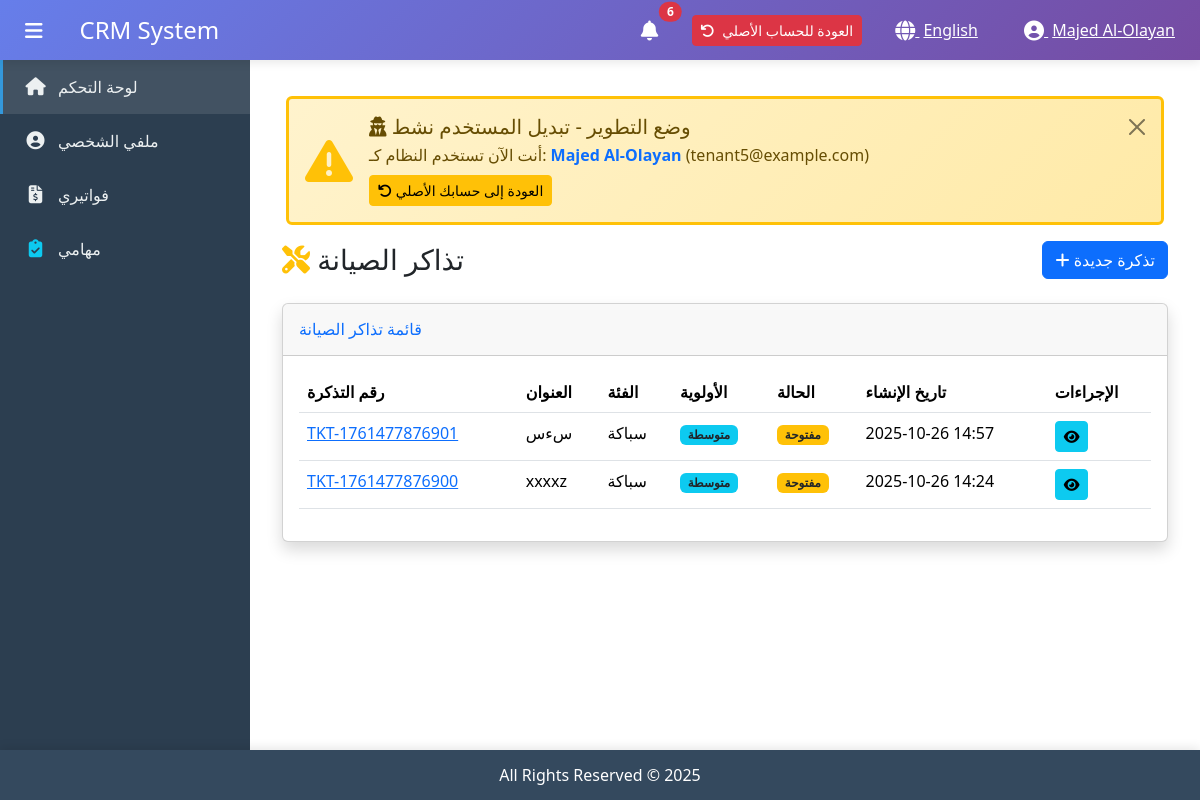
Before: /en/tenant/tickets/ (signed in) with the older database file.
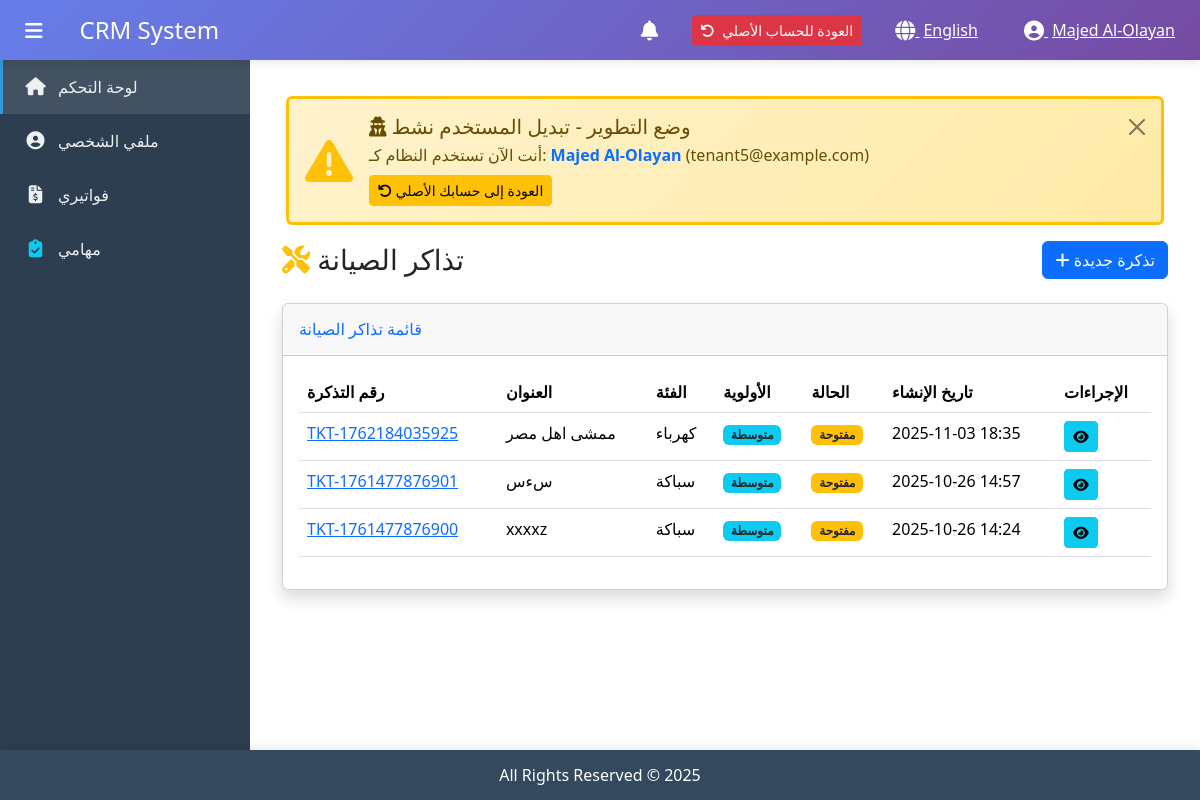
After: the same page with the newer database file.
### apps/maintenance/models.py (models this page shows, shortened)
class Ticket(models.Model):
    PRIORITY_CHOICES = [
        ('low', _('منخفضة')),
        ('medium', _('متوسطة')),
        ('high', _('عالية')),
        ('urgent', _('عاجلة')),
    ]
    STATUS_CHOICES = [
        ('open', _('مفتوحة')),
        ('in_progress', _('قيد التنفيذ')),
        ('pending', _('معلقة')),
        ('resolved', _('محلولة')),
        ('closed', _('مغلقة')),
    ]
    CATEGORY_CHOICES = [
        ('electrical', _('كهرباء')),
        ('plumbing', _('سباكة')),
        ('hvac', _('تكييف')),
        ('carpentry', _('نجارة')),
        ('painting', _('دهان')),
        ('cleaning', _('نظافة')),
        ('other', _('أخرى')),
    ]
    ticket_number = models.CharField(
        max_length=50,
        unique=True,
        verbose_name=_('رقم التذكرة')
    )
    title = models.CharField(
        max_length=200,
        verbose_name=_('العنوان')
    )
    description = models.TextField(
        verbose_name=_('الوصف')
    )
    category = models.CharField(
        max_length=20,
        choices=CATEGORY_CHOICES,
        verbose_name=_('الفئة')
    )
    priority = models.CharField(
        max_length=10,
        choices=PRIORITY_CHOICES,
        default='medium',
        verbose_name=_('الأولوية')
    )
    status = models.CharField(
        max_length=20,
        choices=STATUS_CHOICES,
        default='open',
        verbose_name=_('الحالة')
    )
    created_by = models.ForeignKey(
        settings.AUTH_USER_MODEL,
        on_delete=models.SET_NULL,
        null=True,
        related_name='created_tickets',
        verbose_name=_('أنشئ بواسطة')
    )
    assigned_to = models.ForeignKey(
        settings.AUTH_USER_MODEL,
        on_delete=models.SET_NULL,
        null=True,
        blank=True,
        related_name='assigned_tickets',
        verbose_name=_('مسند إلى')
    )
    unit_number = models.CharField(
        max_length=50,
        blank=True,
        null=True,
        verbose_name=_('رقم الوحدة')
    )
    floor_number = models.CharField(
        max_length=10,
        blank=True,
        null=True,
        verbose_name=_('رقم الطابق')
    )
    building_name = models.CharField(
        max_length=100,
        blank=True,
        null=True,
        verbose_name=_('اسم المبنى')
    )
    due_date = models.DateField(
        blank=True,
        null=True,
        verbose_name=_('تاريخ الاستحقاق')
    )
    resolved_at = models.DateTimeField(
        blank=True,
        null=True,
        verbose_name=_('تاريخ الحل')
    )
    closed_at = models.DateTimeField(
        blank=True,
        null=True,
        verbose_name=_('تاريخ الإغلاق')
    )
    resolution_notes = models.TextField(
        blank=True,
        null=True,
        verbose_name=_('ملاحظات الحل')
    )
    created_at = models.DateTimeField(
        auto_now_add=True,
        verbose_name=_('تاريخ الإنشاء')
    )
    updated_at = models.DateTimeField(
        auto_now=True,
        verbose_name=_('تاريخ التحديث')
    )
    class Meta:
        verbose_name = 'تذكرة الصيانة'
        verbose_name_plural = 'تذاكر الصيانة'
        db_table = 'maintenance_ticket'
        ordering = ['-created_at']
        indexes = [
            models.Index(fields=['ticket_number']),
            models.Index(fields=['status']),
            models.Index(fields=['priority']),
        ]

### apps/accounts/views.py (the view)
# urls.py: path('tickets/', views.tenant_tickets, name='tenant_tickets'),
@login_required
def tenant_tickets(request):
    try:
        tenant_profile = request.user.tenant_profile
    except:
        messages.error(request, _('ليس لديك صلاحية الوصول لهذه الصفحة'))
        return redirect('core:dashboard')
    tickets = Ticket.objects.filter(created_by=request.user).order_by('-created_at')
    status = request.GET.get('status')
    priority = request.GET.get('priority')
    if status:
        tickets = tickets.filter(status=status)
    if priority:
        tickets = tickets.filter(priority=priority)
    context = {
        'tenant_profile': tenant_profile,
        'tickets': tickets,
    }
    return render(request, 'tenants/tenant_tickets.html', context)

### apps/accounts/context_processors.py (called while the page is built, shortened)
def user_permissions(request):
    if not request.user.is_authenticated:
        return {
            'user_modules': [],
            'user_permissions_dict': {},
        }
    permissions = DepartmentPermission.objects.filter(
        user=request.user,
        is_active=True
    ).select_related('user')
    user_modules = []
    user_permissions_dict = {}
    for perm in permissions:
        user_modules.append(perm.module)
        user_permissions_dict[perm.module] = perm.permissions
    return {
        'user_modules': user_modules,
        'user_permissions_dict': user_permissions_dict,
    }

### apps/accounts/models.py (called while the page is built)
    def get_full_name(self):
        full_name = f"{self.first_name} {self.last_name}".strip()
        return full_name if full_name else self.username

### apps/core/context_processors.py (called while the page is built, shortened)
def system_settings(request):
    settings = SystemSettings.load()
    return {
        'settings': settings,
        'CURRENCY': settings.currency,
        'CURRENCY_SYMBOL': settings.currency_symbol,
        'DATE_FORMAT': settings.date_format,
    }

def switch_user_context(request):
    return {
        'tenant_users': [],
        'department_managers': [],
        'staff_users': [],
    }

### templates/tenants/tenant_tickets.html (shortened to what this page needs)
{% extends 'base.html' %}
{% load static %}
{% load i18n %}
{% block content %}
<div class="container-fluid">
    <div class="d-sm-flex align-items-center justify-content-between mb-4">
        <h1 class="h3 mb-0 text-gray-800">
            <i class="fas fa-tools text-warning"></i>
            {% trans "تذاكر الصيانة" %}
        </h1>
        <a href="{% url 'accounts:tenant_ticket_create' %}" class="btn btn-primary">
            <i class="fas fa-plus"></i>
            {% trans "تذكرة جديدة" %}
        </a>
    </div>
    <div class="card shadow mb-4">
        <div class="card-header py-3">
            <h6 class="m-0 font-weight-bold text-primary">
                {% trans "قائمة تذاكر الصيانة" %}
            </h6>
        </div>
        <div class="card-body">
            {% if tickets %}
            <div class="table-responsive">
                <table class="table table-hover">
                    <thead>
                        <tr>
                            <th>{% trans "رقم التذكرة" %}</th>
                            <th>{% trans "العنوان" %}</th>
                            <th>{% trans "الفئة" %}</th>
                            <th>{% trans "الأولوية" %}</th>
                            <th>{% trans "الحالة" %}</th>
                            <th>{% trans "تاريخ الإنشاء" %}</th>
                            <th>{% trans "الإجراءات" %}</th>
                        </tr>
                    </thead>
                    <tbody>
                        {% for ticket in tickets %}
                        <tr>
                            <td>
                                <a href="{% url 'accounts:tenant_ticket_detail' ticket.pk %}">
                                    {{ ticket.ticket_number }}
                                </a>
                            </td>
                            <td>{{ ticket.title|truncatewords:5 }}</td>
                            <td>{{ ticket.get_category_display }}</td>
                            <td>
                                <span class="badge
                                    {% if ticket.priority == 'urgent' %}bg-danger text-white
                                    {% elif ticket.priority == 'high' %}bg-warning text-dark
                                    {% elif ticket.priority == 'medium' %}bg-info text-dark
                                    {% else %}bg-secondary text-white
                                    {% endif %}">
                                    {{ ticket.get_priority_display }}
                                </span>
                            </td>
                            <td>
                                <span class="badge
                                    {% if ticket.status == 'closed' %}bg-success text-white
                                    {% elif ticket.status == 'in_progress' %}bg-info text-dark
                                    {% elif ticket.status == 'open' %}bg-warning text-dark
                                    {% else %}bg-secondary text-white
                                    {% endif %}">
                                    {{ ticket.get_status_display }}
                                </span>
                            </td>
                            <td>{{ ticket.created_at|date:"Y-m-d H:i" }}</td>
                            <td>
                                <a href="{% url 'accounts:tenant_ticket_detail' ticket.pk %}"
                                   class="btn btn-sm btn-info" title="{% trans 'عرض' %}">
                                    <i class="fas fa-eye"></i>
                                </a>
                            </td>
                        </tr>
                        {% endfor %}
                    </tbody>
                </table>
            </div>
            {% endif %}
        </div>
    </div>
</div>
{% endblock %}

### templates/base.html (shortened to what the changed rows need)
{% load static %}
{% load i18n %}
<!DOCTYPE html>
<html lang="{{ LANGUAGE_CODE }}" dir="{% if LANGUAGE_CODE == 'ar' %}rtl{% else %}ltr{% endif %}">
<head>
    {% if LANGUAGE_CODE == 'ar' %}
        <link href="https://cdn.jsdelivr.net/npm/bootstrap@5.3.2/dist/css/bootstrap.rtl.min.css" rel="stylesheet">
    {% else %}
        <link href="https://cdn.jsdelivr.net/npm/bootstrap@5.3.2/dist/css/bootstrap.min.css" rel="stylesheet">
    {% endif %}
    <link rel="stylesheet" href="https://cdnjs.cloudflare.com/ajax/libs/font-awesome/6.5.1/css/all.min.css">
</head>
<body>
    <header class="main-header">
        <div class="container-fluid h-100">
            <div class="row h-100 align-items-center">
                <div class="col-auto">
                    <div class="dropdown d-inline-block me-3">
                        <button class="btn btn-link text-white position-relative" data-bs-toggle="dropdown" id="notificationBell">
                            <i class="fas fa-bell fa-lg"></i>
                            {% if unread_notifications_count > 0 %}
                            <span class="position-absolute top-0 start-100 translate-middle badge rounded-pill bg-danger" id="notificationBadge">
                                {{ unread_notifications_count }}
                            </span>
                            {% endif %}
                        </button>
                    </div>
                            <span class="ms-1">{% get_current_language as LANGUAGE_CODE %}{% if LANGUAGE_CODE == 'ar' %}العربية{% else %}English{% endif %}</span>
                            {% get_current_language as LANGUAGE_CODE %}
                            {% get_available_languages as LANGUAGES %}
                            {% get_language_info_list for LANGUAGES as languages %}
                </div>
            </div>
        </div>
    </header>
    <main class="main-content" id="mainContent">
        {% block content %}{% endblock %}
    </main>
</body>
</html>

Changed rows visible on the page:
added Ticket: ticket_number "TKT-1762184035925", title "ممشى اهل مصر", category "كهرباء", priority "متوسطة", status "مفتوحة", created_at "2025-11-03 18:35"
Other visible differences:
{{ unread_notifications_count }}: "6" → (not shown)
